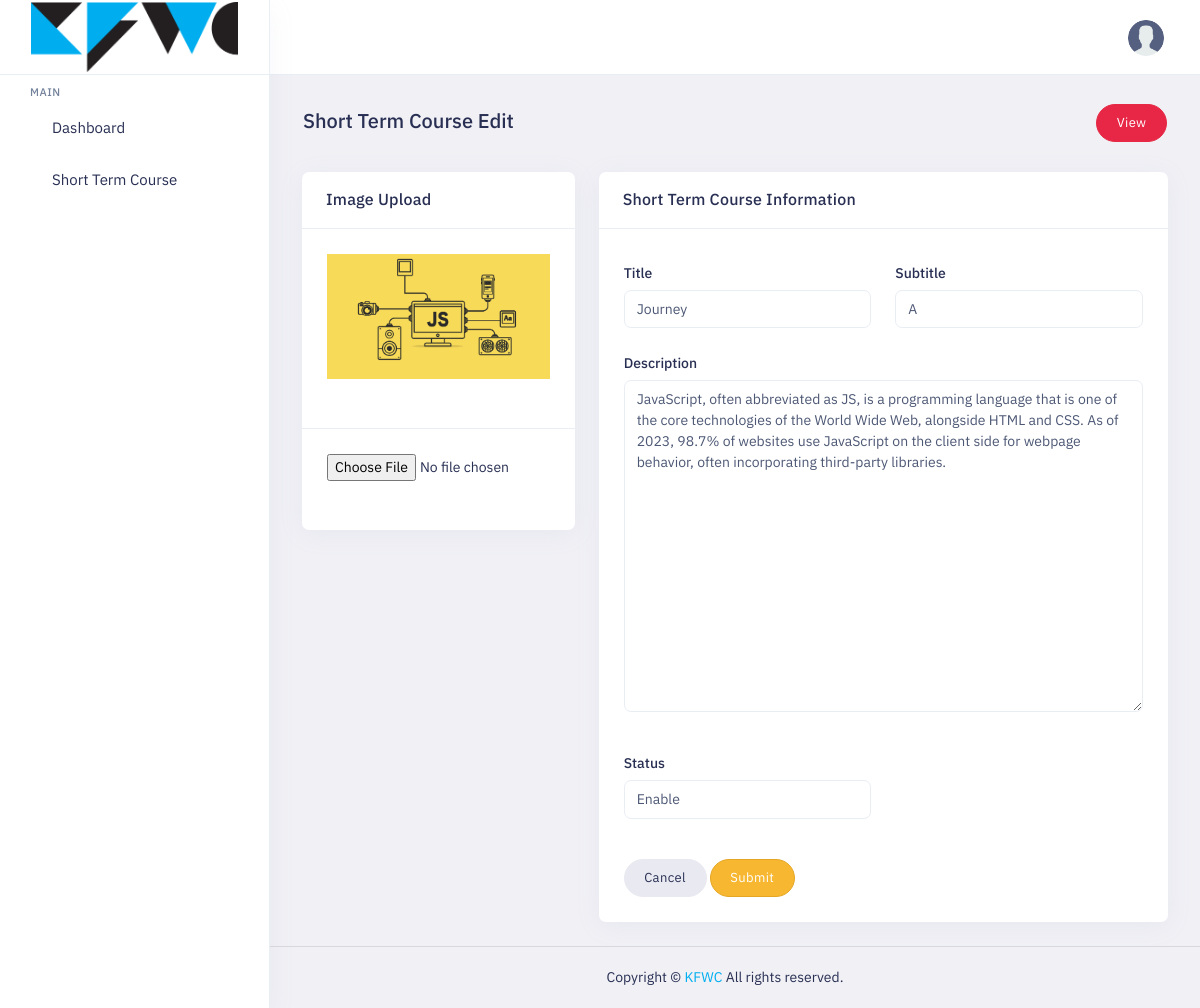
/user/edit_course/8/ (signed in), run on the app's committed database.
### User/models.py (models this page shows)
class Courses(models.Model):
    title = models.CharField(max_length=500 , null=False)
    subtitle = models.CharField(max_length=500, null=False)
    image = models.ImageField(upload_to='photos/course',null=False)
    description = models.CharField(max_length=800, null=False)
    status = models.BooleanField(default=True)

### User/views.py (the view)
# urls.py: path('edit_course/<int:id>/',views.Edit_course,name='edit_course'),
@login_required(login_url = 'login')
def Edit_course(request,id):
    if request.method == 'POST':
        course = Courses.objects.get(id=id)
        if not request.FILES.get('image'):
            Courses.objects.filter(id=id).update(
                title = request.POST['title'],
                subtitle = request.POST['subtitle'],
                description = request.POST['description'],
                status = request.POST['status'],
            )
            return redirect('course')
        else:
            os.remove(course.image.path)
            course.image = request.FILES['image']
            course.save()
            Courses.objects.filter(id=id).update(
                title = request.POST['title'],
                subtitle = request.POST['subtitle'],
                description = request.POST['description'],
                status = request.POST['status'],
            )
            return redirect('course')
    else:
        context = {
            'course': Courses.objects.get(id=id)
        }
        return render(request,'short-course-edit.html',context)

### templates/short-course-edit.html (shortened to what this page needs)
{% load static %}
<!doctype html>
<html lang="en" dir="ltr">
<head>
    <link id="style" href="{% static 'assets/plugins/bootstrap/css/bootstrap.min.css' %}" rel="stylesheet" />
    <link href="{% static 'assets/css/style.css' %}" rel="stylesheet" />
    <link href="{% static 'assets/css/dark-style.css' %}" rel="stylesheet" />
    <link href="{% static 'assets/css/transparent-style.css' %}" rel="stylesheet">
    <link href="{% static 'assets/css/skin-modes.css' %}" rel="stylesheet" />
    <link href="{% static 'assets/css/icons.css' %}" rel="stylesheet" />
    <link id="theme" rel="stylesheet" type="text/css" media="all" href="{% static 'assets/colors/color1.css' %}" />
    <link href="{% static 'assets/css/style-custom.css' %}" rel="stylesheet" />
</head>
<body class="app sidebar-mini ltr light-mode">
    <div class="page">
        <div class="page-main">
            <div class="app-header header sticky">
                <div class="container-fluid main-container">
                    <div class="d-flex">
                        <a aria-label="Hide Sidebar" class="app-sidebar__toggle" data-bs-toggle="sidebar"
                            href="javascript:void(0)"></a>
                        <div class="d-flex order-lg-2 ms-auto header-right-icons">
                            <div class="navbar navbar-collapse responsive-navbar p-0">
                                <div class="collapse navbar-collapse" id="navbarSupportedContent-4">
                                    <div class="d-flex order-lg-2">
                                        <div class="d-flex country">
                                            <a class="nav-link icon theme-layout nav-link-bg layout-setting">
                                                <span class="dark-layout"><i class="fe fe-moon"></i></span>
                                            </a>
                                        </div>
                                        <div class="dropdown d-flex profile-1">
                                            <a href="javascript:void(0)" data-bs-toggle="dropdown"
                                                class="nav-link leading-none d-flex">
                                                <img src="{% static 'assets/images_ex/user.png' %}" alt="profile-user"
                                                    class="avatar  profile-user brround cover-image">
                                            </a>
                                        </div>
                                    </div>
                                </div>
                            </div>
                        </div>
                    </div>
                </div>
            </div>
            <div class="sticky">
                <div class="app-sidebar">
                    <div class="side-header">
                        <a class="header-brand1" href="index.php">
                            <img src="{% static 'assets/images_ex/logo.png' %}" class="header-brand-img light-logo1" alt="logo">
                        </a>
                    </div>
                    <div class="main-sidemenu">
                            <ul class="side-menu">
                                <li class="sub-category">
                                    <h3>Main</h3>
                                </li>
                                <li class="slide">
                                    <a class="side-menu__item has-link" data-bs-toggle="slide" href="{% url 'HomePage' %}"><i
                                            class="side-menu__icon fe fe-home"></i><span
                                            class="side-menu__label">Dashboard</span></a>
                                </li>
                                  <li class="slide">
                                    <a class="side-menu__item has-link" data-bs-toggle="slide" href="{% url 'course' %}"><i
                                            class="side-menu__icon fa fa-book"></i><span
                                            class="side-menu__label">Short Term Course</span></a>
                                </li>
                            </ul>
                    </div>
                </div>
            </div>
            <div class="main-content app-content mt-0">
                <div class="side-app">
                    <div class="main-container container-fluid">
                        <div class="page-header">
                            <h1 class="page-title">Short Term Course Edit</h1>
                            <a href="short-course-view.php" class="btn btn-danger btn-pill">View</a>
                        </div>
                        <form method="POST" class="" enctype="multipart/form-data">
                            <div class="row">
                                <div class="col-lg-4 col-md-6">
                                    <div class="card">
                                        <div class="card-header">
                                            <h3 class="card-title">Image Upload</h3>
                                        </div>
                                        <div class=" card-body">
                                            <div class="row mb-5">
                                                <div class="col-lg-12 col-sm-12 mb-4 mb-lg-0">
                                                    <img class=""
                                                        src={{ course.image.url }} alt="">
                                                </div>
                                            </div>
                                        </div>
                                        <div class=" card-body">
                                            <div class="row mb-5">
                                                <div class="col-lg-12 col-sm-12 mb-4 mb-lg-0">
                                                    <input type="file" name="image" class="dropify" data-bs-height="180" />
                                                </div>
                                            </div>
                                        </div>
                                    </div>
                                </div>
                                <div class="col-lg-8">
                                    <div class="card">
                                        <div class="card-header">
                                            <h3 class="card-title">Short Term Course Information</h3>
                                        </div>
                                        <div class="card-body">
                                            <div class="row">
                                                <div class="col-sm-6 col-md-6">
                                                    <div class="form-group">
                                                        <label class="form-label"> Title</label>
                                                        <input type="text" name="title" class="form-control" value={{course.title}} placeholder=" Title">
                                                    </div>
                                                </div>
                                                <div class="col-sm-6 col-md-6">
                                                    <div class="form-group">
                                                        <label class="form-label">Subtitle</label>
                                                        <input type="text" name="subtitle" class="form-control" value={{course.subtitle}}  placeholder="Subtitle">
                                                    </div>
                                                </div>
                                                <div class="col-md-12">
                                                    <div class="form-group">
                                                        <label class="form-label">Description</label>
                                                        <textarea class="form-control mb-4" placeholder="Course Dscription" name="description" rows="15">{{course.description}}</textarea>
                                                    </div>
                                                </div>
                                                <div class="col-md-6">
                                                    <div class="form-group">
                                                        <label class="form-label">Status</label>
                                                        <select class="form-control select2" data-placeholder="Status" name="status">
                                                            <option value="True">Enable</option>
                                                        </select>
                                                    </div>
                                                </div>
                                                <div class="col-lg-12 ">
                                                    <div class="mt-5">
                                                        <a href="" class="btn btn-default btn-pill">Cancel</a>
                                                        <button type="submit" class="btn btn-warning btn-pill">Submit</button>
                                                    </div>
                                                </div>
                                            </div>
                                        </div>
                                    </div>
                                </div>
                            </div>
                    </div>
                </div>
            </div>
            </div>
            </div>
            <footer class="footer">
                <div class="container">
                    <div class="row align-items-center flex-row-reverse">
                        <div class="col-md-12 col-sm-12 text-center">
                            Copyright ©  <a href="">KFWC</a> All rights reserved.
                        </div>
                    </div>
                </div>
            </footer>
</body>
</html>

### static/assets/colors/color1.css (style rules this page uses)
a { color: var(--primary-bg-color); }
.footer a:not(.btn) { color: var(--primary-bg-color); }
.avatar { background: var(--primary02) no-repeat center/cover; }

### static/assets/css/style-custom.css (style rules this page uses)
.header-brand-img { width: 130px !important; }
.header-brand-img { height: 70px; width: auto !important; }
.side-menu .side-menu__icon { color: #00aeef !important; }
.header-right-icons .nav-link.icon { color: #00aeef !important; }
.app-sidebar__toggle { color: #00aeef !important; }
.footer a:not(.btn) { color: #00aeef !important; }

### data on the page
Courses: image (picture), description "JavaScript, often abbreviated as JS, is a programming language that is one of the core technologies of the World Wide Web, alongside HTML and CSS. As of 2023, 98.7% of websites use JavaScript on the client side for webpage behavior, often incorporating third-party libraries."
